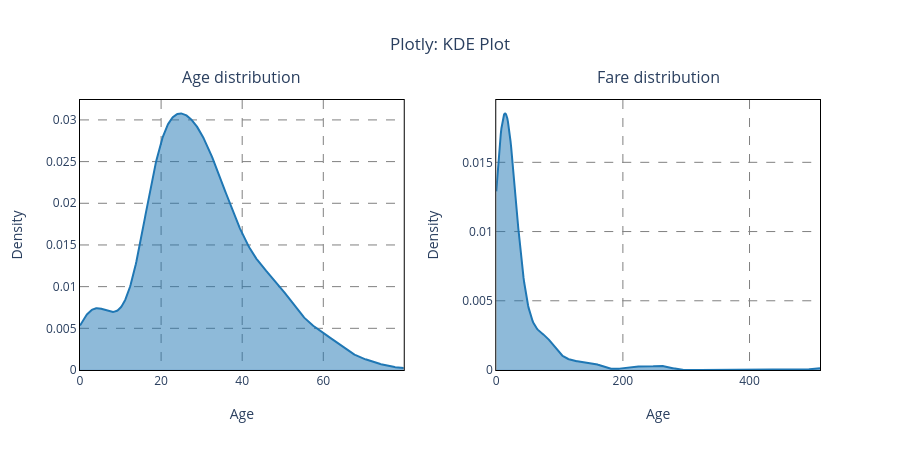

This figure's notebook cell:
### Code cell
# Graphic results - KDE Plot - Plotly

import plotly.figure_factory as ff

# !pip install nbformat

# Input data
n_bins = 2 * 30
lib_name = "Plotly"
chart_name = "KDE Plot"

# Solution
fig = (make_subplots(1, 2, horizontal_spacing=0.125, subplot_titles=("Age distribution", "Fare distribution")).
       update_annotations(yshift=10))

row, col = 1, 1
fig_1 = ff.create_distplot([ages], ["age"], show_hist=False, show_rug=False)
fig.add_trace(fig_1.data[0], row=row, col=col)
fig.update_traces(fill='tozeroy')

fig.update_xaxes(title=dict(text="Age", standoff=2 * 10), row=row, col=col)
fig.update_yaxes(title=dict(text="Density", standoff=2 * 10), row=row, col=col)
fig.update_xaxes(showgrid=True, gridwidth=1.0, gridcolor='gray', griddash='dash', row=row, col=col)
fig.update_yaxes(showgrid=True, gridwidth=1.0, gridcolor='gray', griddash='dash', row=row, col=col)

row, col = 1, 2
fig_2 = ff.create_distplot([fares], ["fare"], show_hist=False, show_rug=False)
fig.add_trace(fig_2.data[0], row=row, col=col)
fig.update_traces(fill='tozeroy')

fig.update_xaxes(title=dict(text="Age", standoff=2 * 10), row=row, col=col)
fig.update_yaxes(title=dict(text="Density", standoff=2 * 10), row=row, col=col)
fig.update_xaxes(showgrid=True, gridwidth=1.0, gridcolor='gray', griddash='dash', row=row, col=col)
fig.update_yaxes(showgrid=True, gridwidth=1.0, gridcolor='gray', griddash='dash', row=row, col=col)

fig.update_layout(width=900, height=450, title_text=f"{lib_name}: {chart_name}", title_x=0.5, template="plotly_white",
                  showlegend=False)
fig.update_xaxes(showline=True, linewidth=1, linecolor='black', mirror=True)
fig.update_yaxes(showline=True, linewidth=1, linecolor='black', mirror=True)

fig.show()

### Figure 1 — Plotly figure (JSON) as saved in the notebook; plotly's stock layout.template omitted (floating-point values rounded to 4 significant figures; data arrays with more than 128 entries replaced by an {"elided": "..."} marker saying what was removed)
{"data": [{"legendgroup": "age", "marker": {"color": "rgb(31, 119, 180)"}, "mode": "lines", "name": "age", "showlegend": true, "x": {"elided": "500 float values"}, "xaxis": "x", "y": {"elided": "500 float values"}, "yaxis": "y", "type": "scatter", "fill": "tozeroy"}, {"legendgroup": "fare", "marker": {"color": "rgb(31, 119, 180)"}, "mode": "lines", "name": "fare", "showlegend": true, "x": {"elided": "500 float values"}, "xaxis": "x2", "y": {"elided": "500 float values"}, "yaxis": "y2", "type": "scatter", "fill": "tozeroy"}], "layout": {"xaxis": {"anchor": "y", "domain": [0.0, 0.4375], "title": {"text": "Age", "standoff": 20}, "showgrid": true, "gridwidth": 1.0, "gridcolor": "gray", "griddash": "dash", "showline": true, "linewidth": 1, "linecolor": "black", "mirror": true}, "yaxis": {"anchor": "x", "domain": [0.0, 1.0], "title": {"text": "Density", "standoff": 20}, "showgrid": true, "gridwidth": 1.0, "gridcolor": "gray", "griddash": "dash", "showline": true, "linewidth": 1, "linecolor": "black", "mirror": true}, "xaxis2": {"anchor": "y2", "domain": [0.5625, 1.0], "title": {"text": "Age", "standoff": 20}, "showgrid": true, "gridwidth": 1.0, "gridcolor": "gray", "griddash": "dash", "showline": true, "linewidth": 1, "linecolor": "black", "mirror": true}, "yaxis2": {"anchor": "x2", "domain": [0.0, 1.0], "title": {"text": "Density", "standoff": 20}, "showgrid": true, "gridwidth": 1.0, "gridcolor": "gray", "griddash": "dash", "showline": true, "linewidth": 1, "linecolor": "black", "mirror": true}, "annotations": [{"font": {"size": 16}, "showarrow": false, "text": "Age distribution", "x": 0.2188, "xanchor": "center", "xref": "paper", "y": 1.0, "yanchor": "bottom", "yref": "paper", "yshift": 10}, {"font": {"size": 16}, "showarrow": false, "text": "Fare distribution", "x": 0.7812, "xanchor": "center", "xref": "paper", "y": 1.0, "yanchor": "bottom", "yref": "paper", "yshift": 10}], "title": {"text": "Plotly: KDE Plot", "x": 0.5}, "width": 900, "height": 450, "showlegend": false}}
